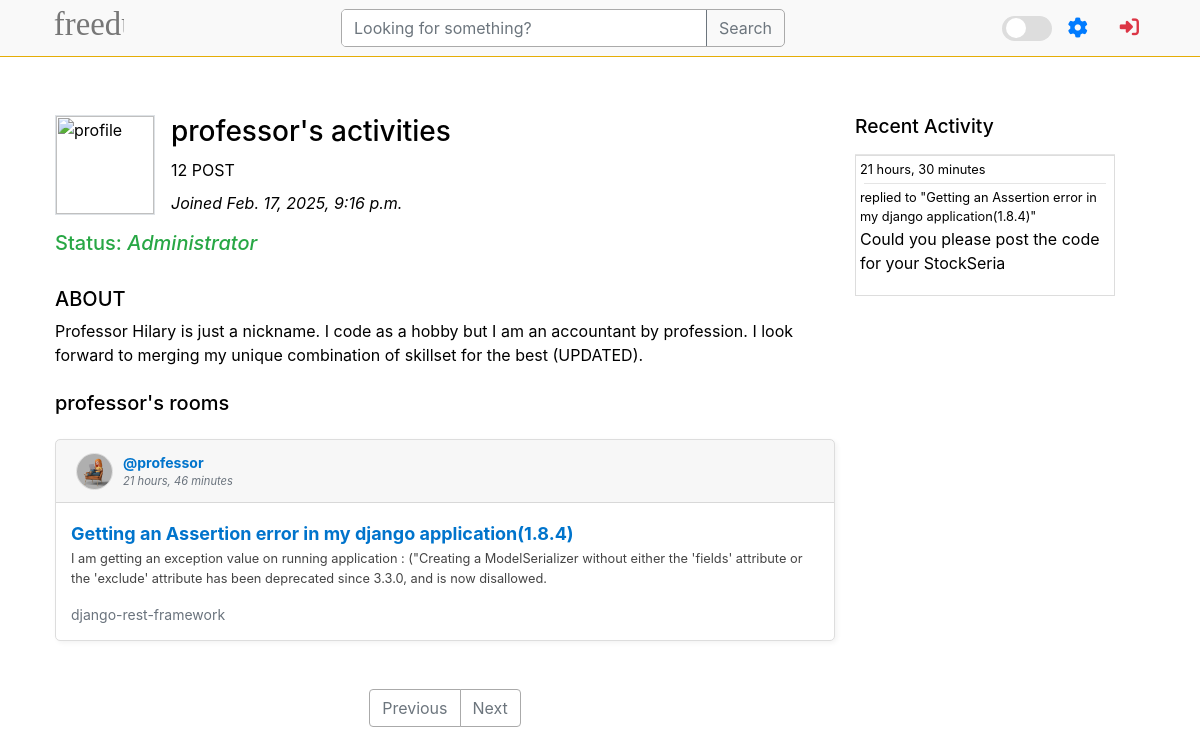
The app's page /profile/1/, older data.
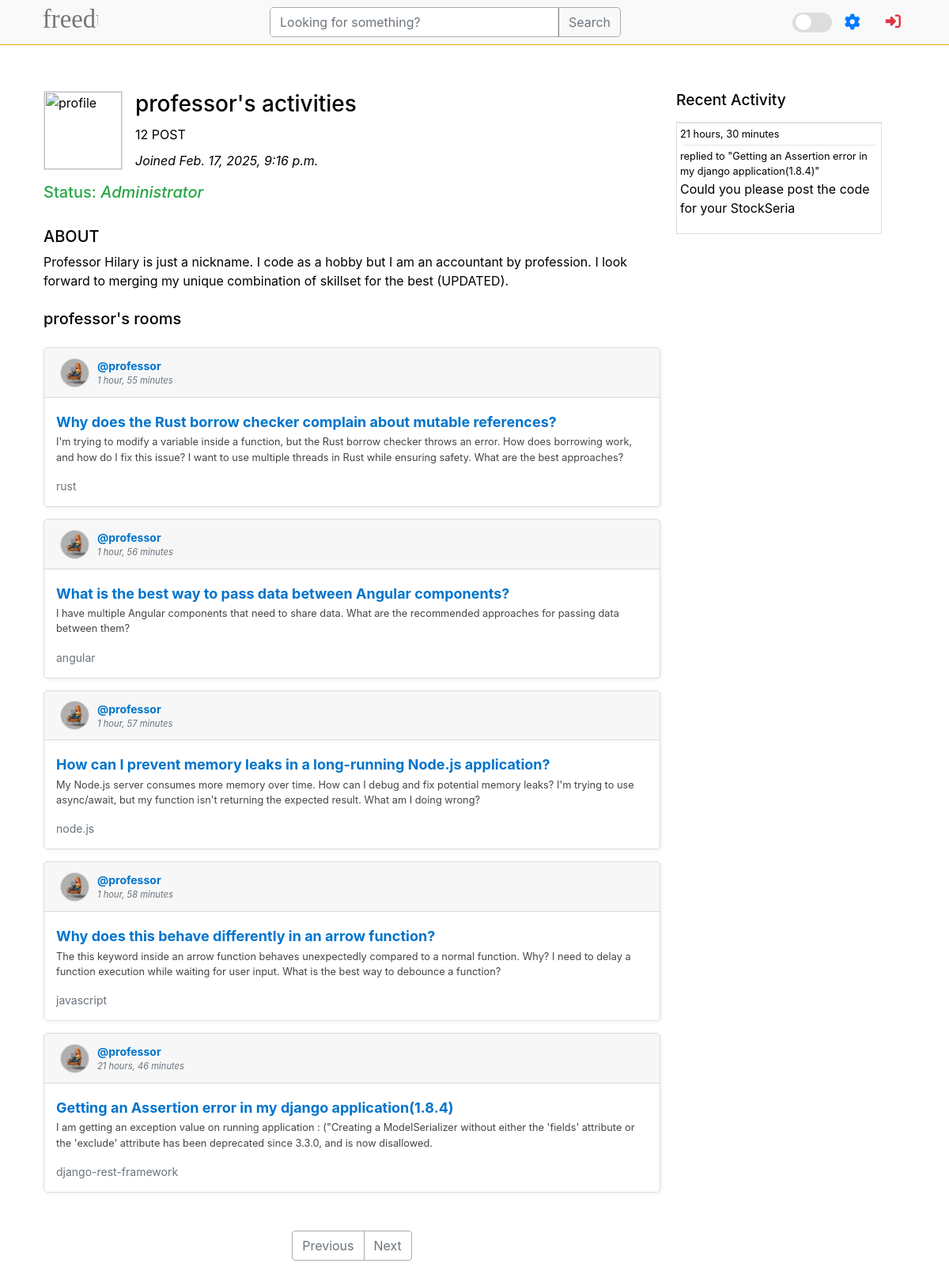
The same page, newer data.
### base/models.py (models this page shows, shortened)
class Room(models.Model):
    host = models.ForeignKey(User, on_delete=models.SET_NULL, null=True)
    topic = models.ForeignKey(Topic, on_delete=models.SET_NULL, null=True)
    name = models.CharField(max_length=200)
    description = models.TextField(null=True, blank=True)
    participants = models.ManyToManyField(
        User, related_name='participants', blank=True)
    updated = models.DateTimeField(auto_now=True)
    created = models.DateTimeField(auto_now_add=True)
    class Meta:
        ordering = ['-updated', '-created']
    def __str__(self):
        return self.name

class User(AbstractUser):
    name = models.CharField(max_length=50, null=True)
    email = models.EmailField(max_length=50, null=True, unique=True)
    bio = models.TextField(max_length=250, null=True)
    avatar = models.ImageField(null=True, default='defaults/profile.png')
    USERNAME_FIELD = 'email'
    REQUIRED_FIELDS = []

class Topic(models.Model):
    name = models.CharField(max_length=200)

class Message(models.Model):
    user = models.ForeignKey(User, on_delete=models.CASCADE)
    room = models.ForeignKey(Room, on_delete=models.CASCADE)
    body = models.TextField()
    updated = models.DateTimeField(auto_now=True)
    created = models.DateTimeField(auto_now_add=True)
    class Meta:
        ordering = ['-updated', '-created']
    def __str__(self):
        return self.body[0:50]

### base/views.py (the view)
# urls.py: path('profile/<str:pk>/', views.userProfile, name='user-profile'),
def userProfile(request, pk):
    user = User.objects.get(id=pk)
    rooms = user.room_set.all()
    room_messages = user.message_set.all()
    topics = Topic.objects.all()
    content = {
        'user': user, 'rooms': rooms, 'room_messages': room_messages, 'topics': topics
    }
    return render(request, 'base/profile.html', content)

### base/templates/base/profile.html (shortened to what this page needs)
{% extends "main.html" %} {% block content %}
<div class="home-container container my-5">
    <div class="profile-container" style="width: 90vw !important;">
        <div class="feeds">
            <div class="mb-4">
                <div class="d-flex pb-3 profile-info">
                    <div
                        class="profile-pic border mr-3"
                        style="width: 100px; height: 100px"
                    >
                        <img src="{{request.user.avatar.url}}" style="width:100%;height:100%;" alt="profile" />
                    </div>
                    <div
                        class="d-flex flex-column"
                        style="justify-content: space-between; height: 100px"
                    >
                        <h3 class="m-0 p-0">{{user.username}}'s activities</h3>
                        <p class="m-0 p-0">12 POST</p>
                        <i class="m-0 p-0 date-joined">Joined {{user.date_joined}}</i>
                    </div>
                </div>
                {% if user.is_staff == True %}
                <div class="container ml-0 pl-0 pb-4">
                    <h5 style="color: #28a745;">Status: <i>Administrator</i></h5>
                </div>
                {% endif %}
                <div>
                    <h5>ABOUT</h5>
                    <p class="about">
                        {{user.bio}}
                    </p>
                </div>
            </div>
            <h5 class="my-4">{{user.username}}'s rooms</h5>
            {% include 'base/feed_component.html' %}
        </div>
        <div class="activities">{% include 'base/activity_component.html' %}</div>
    </div>
</div>
{% endblock content %}

### base/templates/base/feed_component.html (shortened to what this page needs)
{% if rooms %}
  {% for room in rooms %}
    {% load static %}
    <div class="feed-item">
      <div class="feed-header card-header m-0">
        <div class="d-flex" style="gap: 10px; align-items: end">
          <div class="border boder-1" style="
                    border-radius: 50%;
                    overflow: hidden;
                    object-fit: contain;
                    height: fit-content;
                    border-color: var(--card-border-color) !important;
                ">
            <img src="{{ room.host.avatar.url }}" alt="" style="width: 35px !important; height: 35px !important" srcset="" class="" />
          </div>
          <div class="d-flex flex-column">
            <a href="{% url 'user-profile' room.host.id %}" class="author">@{{ room.host.username }}</a>
            <p class="m-0 p-0" style="font-size: 0.8em; font-style: italic">{{ room.created|timesince }}</p>
          </div>
        </div>
      </div>
      <div class="feed-item-body">
        <h5 class="feed-title">
          <a href="{% url 'room' room.id %}" class="room-link" style="overflow-wrap: anywhere">{{ room.name }}</a>
        </h5>
        <p class="description" style="overflow-wrap: anywhere">{{ room.description }}</p>
        <small class="topic">{{ room.topic.name }}</small>
      </div>
    </div>
  {% endfor %}
  <nav aria-label="Page navigation example" class="my-5" style="color: var(--text-color) !important;">
    <ul class="pagination justify-content-center">
      {% if rooms.has_previous %}
        <li class="page-item">
          <a class="page-link" href="?page={{ rooms.previous_page_number }}">Previous</a>
        </li>
      {% else %}
        <li class="page-item disabled">
          <a class="page-link">Previous</a>
        </li>
      {% endif %}
      {% if rooms.has_next %}
        <li class="page-item">
          <a class="page-link" href="?page={{ rooms.next_page_number }}">Next</a>
        </li>
      {% else %}
        <li class="page-item disabled">
          <a class="page-link">Next</a>
        </li>
      {% endif %}
    </ul>
  </nav>
{% else %}
  <hr class="m-0 p-0 mb-2" style="background-color: var(--search-border)" />
  <div class="container p-0">
    <span style="font-style: italic">No Feeds Available</span>
  </div>
{% endif %}

### base/templates/base/activity_component.html (shortened to what this page needs)
<h3 class="fs-3 pb-2" style="font-size: 1.2em;">Recent Activity</h3>
<hr class="m-0 p-0" style="background-color: var(--card-color) !important;">
{% if room_messages %}
    {% for message in room_messages %}
        <div
            class="mb-2 p-1"
            style="
                border-width: 1px;
                border-style: solid;
                border-color: var(--card-border-color);
                "
            >
            <small class="">
                {{message.created|timesince}}
                <hr class="m-1 p-0">
            </small>
            <small>replied to "{{message.room}}"</small>
            <p>{{message}}</p>
        </div>
    {% endfor %}
{% else %}
    <div class="container p-0">
        <span style="font-style: italic;">No Activities From This User</span>
    </div>
{% endif %}

Row changes from the older to the newer data that the page shows:
added Room: host.avatar (picture), host.username "professor", created "1 hour, 55 minutes", name "Why does the Rust borrow checker complain about mutable references?", description "I'm trying to modify a variable inside a function, but the Rust borrow checker throws an error. How does borrowing work, and how do I fix this issue? I want to use multiple threads in Rust while ensuring safety. What are the best approaches?", topic.name "rust"
added Room: host.avatar (picture), host.username "professor", created "1 hour, 56 minutes", name "What is the best way to pass data between Angular components?", description "I have multiple Angular components that need to share data. What are the recommended approaches for passing data between them?", topic.name "angular"
added Room: host.avatar (picture), host.username "professor", created "1 hour, 57 minutes", name "How can I prevent memory leaks in a long-running Node.js application?", description "My Node.js server consumes more memory over time. How can I debug and fix potential memory leaks? I'm trying to use async/await, but my function isn't returning the expected result. What am I doing wrong?", topic.name "node.js"
added Room: host.avatar (picture), host.username "professor", created "1 hour, 58 minutes", name "Why does this behave differently in an arrow function?", description "The this keyword inside an arrow function behaves unexpectedly compared to a normal function. Why? I need to delay a function execution while waiting for user input. What is the best way to debounce a function?", topic.name "javascript"
